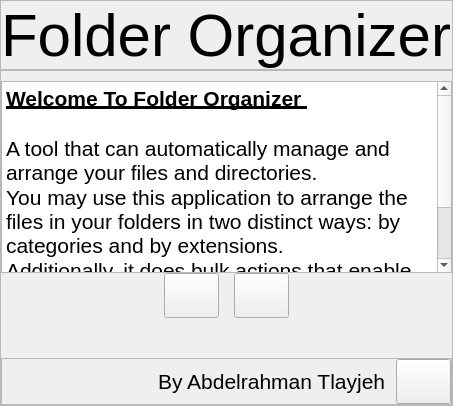
      <widget class="QWidget" name="main_page">
       <layout class="QVBoxLayout" name="verticalLayout_2">
        <property name="spacing">
         <number>0</number>
        </property>
        <property name="leftMargin">
         <number>0</number>
        </property>
        <property name="topMargin">
         <number>0</number>
        </property>
        <property name="rightMargin">
         <number>0</number>
        </property>
        <property name="bottomMargin">
         <number>0</number>
        </property>
        <item>
         <widget class="QFrame" name="header">
          <property name="frameShape">
           <enum>QFrame::StyledPanel</enum>
          </property>
          <property name="frameShadow">
           <enum>QFrame::Raised</enum>
          </property>
          <layout class="QVBoxLayout" name="verticalLayout">
           <property name="spacing">
            <number>0</number>
           </property>
           <property name="leftMargin">
            <number>0</number>
           </property>
           <property name="topMargin">
            <number>0</number>
           </property>
           <property name="rightMargin">
            <number>0</number>
           </property>
           <property name="bottomMargin">
            <number>0</number>
           </property>
           <item alignment="Qt::AlignTop">
            <widget class="QLabel" name="label">
             <property name="font">
              <font>
               <pointsize>45</pointsize>
              </font>
             </property>
             <property name="text">
              <string>Folder Organizer</string>
             </property>
            </widget>
           </item>
          </layout>
         </widget>
        </item>
        <item>
         <widget class="QFrame" name="body">
          <property name="sizePolicy">
           <sizepolicy hsizetype="Preferred" vsizetype="Expanding">
            <horstretch>0</horstretch>
            <verstretch>0</verstretch>
           </sizepolicy>
          </property>
          <property name="frameShape">
           <enum>QFrame::StyledPanel</enum>
          </property>
          <property name="frameShadow">
           <enum>QFrame::Raised</enum>
          </property>
          <layout class="QVBoxLayout" name="verticalLayout_3">
           <property name="spacing">
            <number>0</number>
           </property>
           <property name="leftMargin">
            <number>0</number>
           </property>
           <property name="topMargin">
            <number>10</number>
           </property>
           <property name="rightMargin">
            <number>0</number>
           </property>
           <property name="bottomMargin">
            <number>0</number>
           </property>
           <item>
            <widget class="QTextBrowser" name="textBrowser">
             <property name="font">
              <font>
               <pointsize>16</pointsize>
              </font>
             </property>
             <property name="html">
              <string>&lt;!DOCTYPE HTML PUBLIC &quot;-//W3C//DTD HTML 4.0//EN&quot; &quot;http://www.w3.org/TR/REC-html40/strict.dtd&quot;&gt;
&lt;html&gt;&lt;head&gt;&lt;meta name=&quot;qrichtext&quot; content=&quot;1&quot; /&gt;&lt;style type=&quot;text/css&quot;&gt;
p, li { white-space: pre-wrap; }
&lt;/style&gt;&lt;/head&gt;&lt;body style=&quot; font-family:'MS Shell Dlg 2'; font-size:16pt; font-weight:400; font-style:normal;&quot;&gt;
&lt;p style=&quot; margin-top:0px; margin-bottom:0px; margin-left:0px; margin-right:0px; -qt-block-indent:0; text-indent:0px;&quot;&gt;&lt;span style=&quot; font-weight:600; text-decoration: underline;&quot;&gt;Welcome To Folder Organizer &lt;/span&gt;&lt;/p&gt;
&lt;p style=&quot;-qt-paragraph-type:empty; margin-top:0px; margin-bottom:0px; margin-left:0px; margin-right:0px; -qt-block-indent:0; text-indent:0px; font-weight:600; text-decoration: underline;&quot;&gt;&lt;br /&gt;&lt;/p&gt;
&lt;p style=&quot; margin-top:0px; margin-bottom:0px; margin-left:0px; margin-right:0px; -qt-block-indent:0; text-indent:0px;&quot;&gt;A tool that can automatically manage and arrange your files and directories.&lt;/p&gt;
&lt;p style=&quot; margin-top:0px; margin-bottom:0px; margin-left:0px; margin-right:0px; -qt-block-indent:0; text-indent:0px;&quot;&gt;You may use this application to arrange the files in your folders in two distinct ways: by categories and by extensions.&lt;/p&gt;
&lt;p style=&quot; margin-top:0px; margin-bottom:0px; margin-left:0px; margin-right:0px; -qt-block-indent:0; text-indent:0px;&quot;&gt;Additionally, it does bulk actions that enable you to make numerous changes quickly, such as renaming a large number of files following a name pattern.&lt;/p&gt;&lt;/body&gt;&lt;/html&gt;</string>
             </property>
            </widget>
           </item>
           <item>
            <layout class="QHBoxLayout" name="horizontalLayout">
             <property name="spacing">
              <number>15</number>
             </property>
             <item>
              <spacer name="horizontalSpacer">
               <property name="orientation">
                <enum>Qt::Horizontal</enum>
               </property>
               <property name="sizeHint" stdset="0">
                <size>
                 <width>40</width>
                 <height>20</height>
                </size>
               </property>
              </spacer>
             </item>
             <item>
              <widget class="QPushButton" name="settings_pushButton">
               <property name="sizePolicy">
                <sizepolicy hsizetype="Fixed" vsizetype="Fixed">
                 <horstretch>0</horstretch>
                 <verstretch>0</verstretch>
                </sizepolicy>
               </property>
               <property name="minimumSize">
                <size>
                 <width>55</width>
                 <height>45</height>
                </size>
               </property>
               <property name="cursor">
                <cursorShape>PointingHandCursor</cursorShape>
               </property>
               <property name="toolTip">
                <string>settings</string>
               </property>
               <property name="text">
                <string/>
               </property>
               <property name="icon">
                <iconset>
                 <normaloff>../icons/settings.svg</normaloff>../icons/settings.svg</iconset>
               </property>
               <property name="iconSize">
                <size>
                 <width>27</width>
                 <height>27</height>
                </size>
               </property>
              </widget>
             </item>
             <item>
              <widget class="QPushButton" name="start_program_button">
               <property name="sizePolicy">
                <sizepolicy hsizetype="Fixed" vsizetype="Fixed">
                 <horstretch>0</horstretch>
                 <verstretch>0</verstretch>
                </sizepolicy>
               </property>
               <property name="minimumSize">
                <size>
                 <width>55</width>
                 <height>45</height>
                </size>
               </property>
               <property name="cursor">
                <cursorShape>PointingHandCursor</cursorShape>
               </property>
               <property name="toolTip">
                <string>start</string>
               </property>
               <property name="text">
                <string/>
               </property>
               <property name="icon">
                <iconset>
                 <normaloff>../icons/start.svg</normaloff>../icons/start.svg</iconset>
               </property>
               <property name="iconSize">
                <size>
                 <width>27</width>
                 <height>27</height>
                </size>
               </property>
              </widget>
             </item>
             <item>
              <spacer name="horizontalSpacer_2">
               <property name="orientation">
                <enum>Qt::Horizontal</enum>
               </property>
               <property name="sizeHint" stdset="0">
                <size>
                 <width>40</width>
                 <height>20</height>
                </size>
               </property>
              </spacer>
             </item>
            </layout>
           </item>
           <item>
            <spacer name="verticalSpacer">
             <property name="orientation">
              <enum>Qt::Vertical</enum>
             </property>
             <property name="sizeHint" stdset="0">
              <size>
               <width>20</width>
               <height>40</height>
              </size>
             </property>
            </spacer>
           </item>
           <item>
            <widget class="QFrame" name="footer">
             <property name="frameShape">
              <enum>QFrame::StyledPanel</enum>
             </property>
             <property name="frameShadow">
              <enum>QFrame::Raised</enum>
             </property>
             <layout class="QHBoxLayout" name="horizontalLayout_2">
              <property name="spacing">
               <number>10</number>
              </property>
              <property name="leftMargin">
               <number>5</number>
              </property>
              <property name="topMargin">
               <number>0</number>
              </property>
              <property name="rightMargin">
               <number>0</number>
              </property>
              <property name="bottomMargin">
               <number>0</number>
              </property>
              <item alignment="Qt::AlignRight">
               <widget class="QLabel" name="footer_label">
                <property name="font">
                 <font>
                  <pointsize>16</pointsize>
                 </font>
                </property>
                <property name="text">
                 <string>By Abdelrahman Tlayjeh</string>
                </property>
               </widget>
              </item>
              <item>
               <widget class="QPushButton" name="github_pushButton">
                <property name="sizePolicy">
                 <sizepolicy hsizetype="Fixed" vsizetype="Fixed">
                  <horstretch>0</horstretch>
                  <verstretch>0</verstretch>
                 </sizepolicy>
                </property>
                <property name="minimumSize">
                 <size>
                  <width>55</width>
                  <height>45</height>
                 </size>
                </property>
                <property name="cursor">
                 <cursorShape>PointingHandCursor</cursorShape>
                </property>
                <property name="toolTip">
                 <string>see on Github</string>
                </property>
                <property name="text">
                 <string/>
                </property>
                <property name="icon">
                 <iconset>
                  <normaloff>../icons/github.svg</normaloff>../icons/github.svg</iconset>
                </property>
                <property name="iconSize">
                 <size>
                  <width>32</width>
                  <height>32</height>
                 </size>
                </property>
               </widget>
              </item>
             </layout>
            </widget>
           </item>
          </layout>
         </widget>
        </item>
       </layout>
      </widget>
